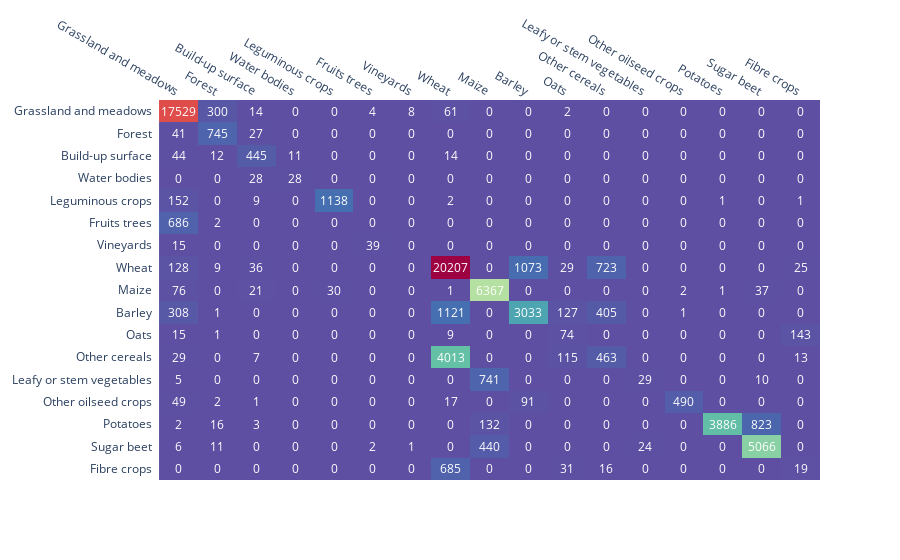

Source (notebook cell):
### Markdown cell above
### 2.2 Plot Confusion Matrix

### Code cell
# invert z idx values
z = cm[::-1]

x = classes_name
y = x[::-1].copy() # invert idx values of x

# change each element of z to type string for annotations
z_text = [[str(y) for y in x] for x in z]

# set up figure 
fig = ff.create_annotated_heatmap(z,
                                  x=x,
                                  y=y,
                                  annotation_text=z_text,
                                  colorscale='spectral',
                                  reversescale=True)

# add title
#fig.update_layout(title_text=f"Confusion Matrix - {site}, {year}")

# adjust margins to make room for yaxis title
#fig.update_layout(margin=dict(t=200, l=200))

#fig.update_xaxes(tickfont_size=20)
#fig.update_yaxes(tickfont_size=20)
#fig.update_layout(font_size=25)

# add colorbar
#fig['data'][0]['showscale'] = True

fig.show()
fig.write_html(cm_html, full_html=False)
